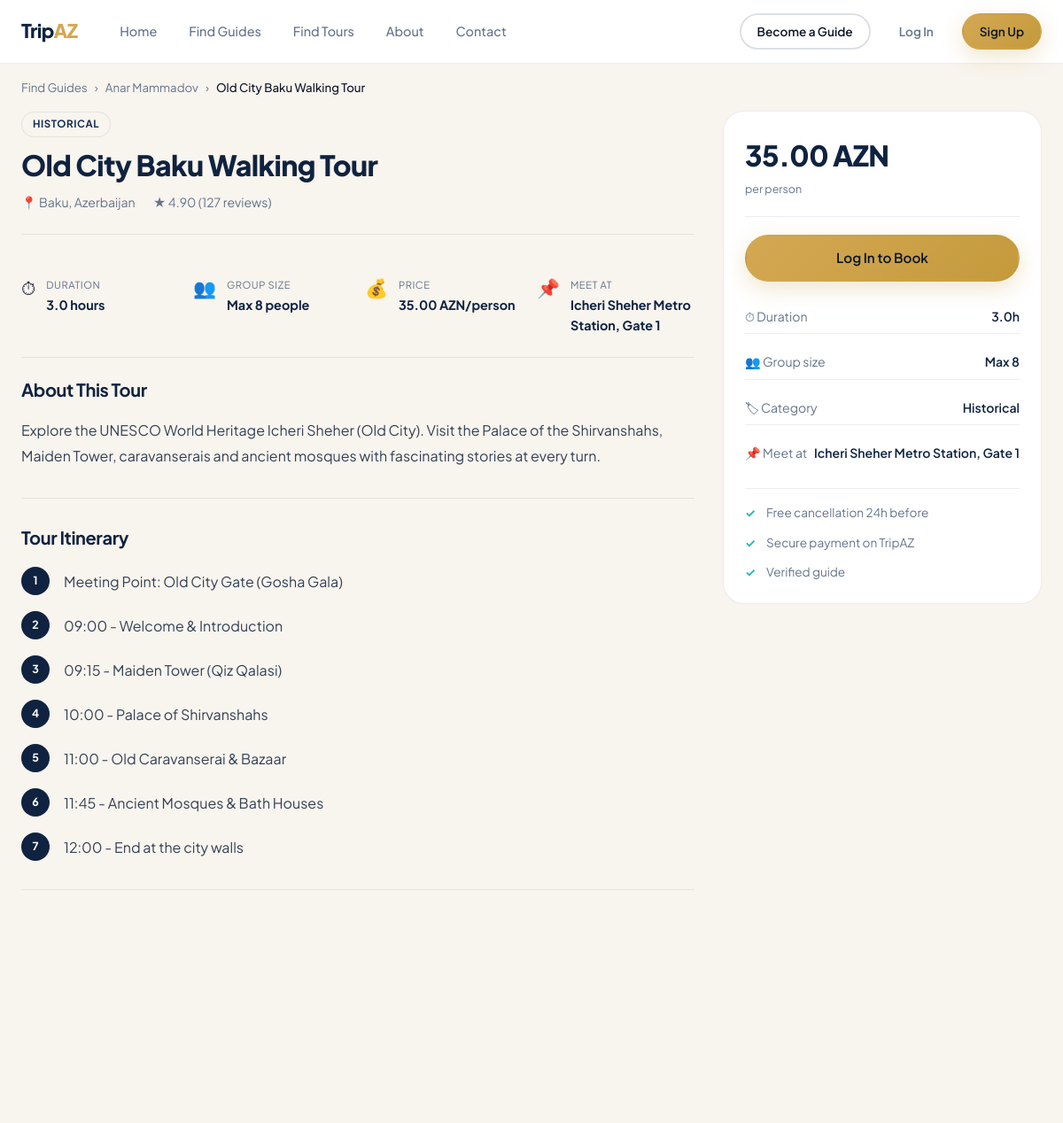
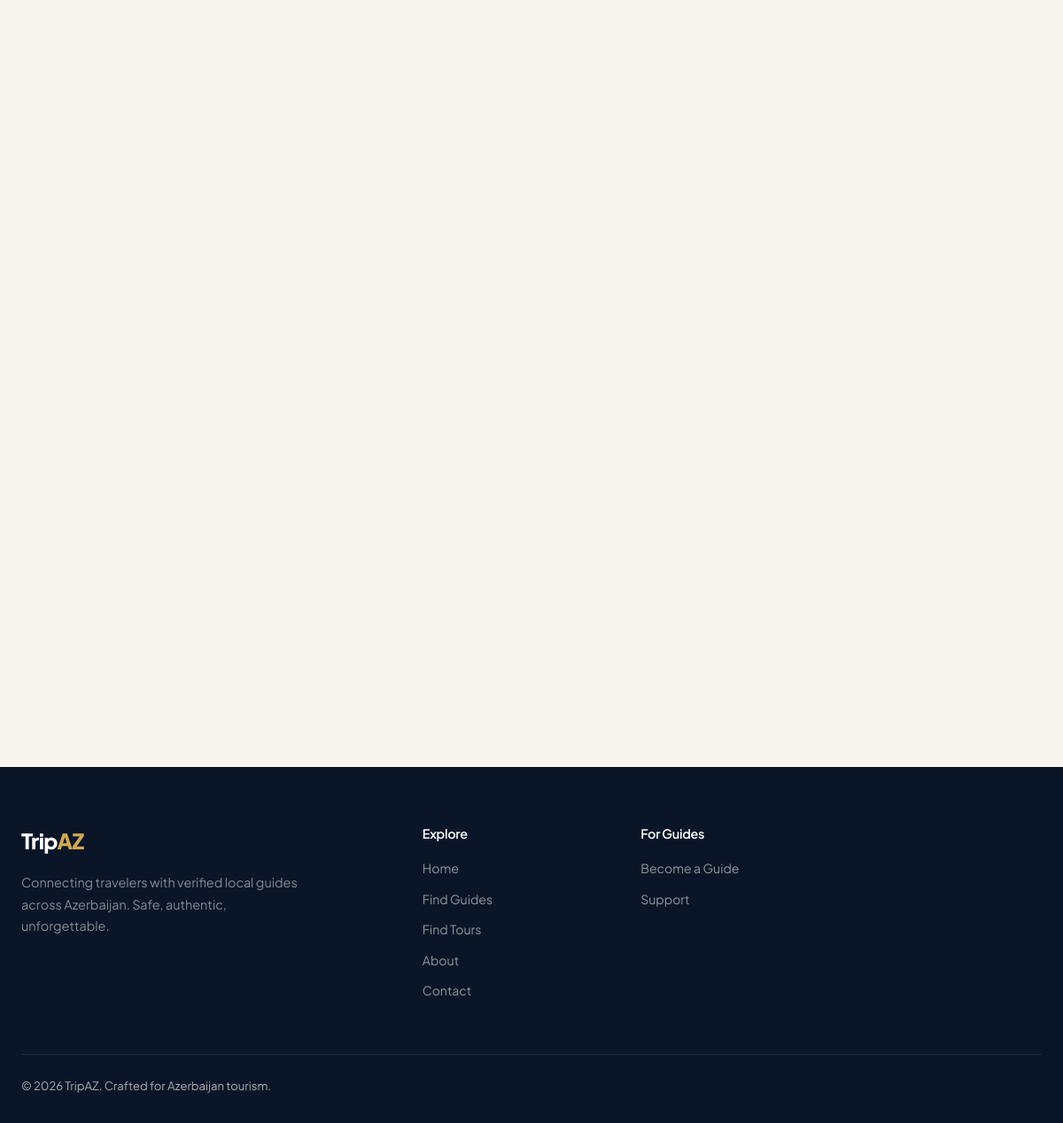
/guides/tours/1/, run on the app's committed database (2 pictures, top to bottom).
### apps/guides/models.py (models this page shows, shortened)
class GuideProfile(models.Model):
    STATUS_PENDING = 'pending'
    STATUS_APPROVED = 'approved'
    STATUS_REJECTED = 'rejected'
    VERIFICATION_CHOICES = [
        (STATUS_PENDING, 'Pending Review'),
        (STATUS_APPROVED, 'Approved'),
        (STATUS_REJECTED, 'Rejected'),
    ]
    LANGUAGE_CHOICES = [
        ('english', 'English'), ('russian', 'Russian'), ('azerbaijani', 'Azerbaijani'),
        ('turkish', 'Turkish'), ('german', 'German'), ('french', 'French'),
        ('arabic', 'Arabic'), ('chinese', 'Chinese'), ('spanish', 'Spanish'),
    ]
    CITY_CHOICES = [
        ('baku', 'Baku'), ('ganja', 'Ganja'), ('sheki', 'Sheki'),
        ('lankaran', 'Lankaran'), ('quba', 'Quba'), ('gabala', 'Gabala'),
        ('nakhchivan', 'Nakhchivan'), ('shamakhi', 'Shamakhi'), ('zagatala', 'Zagatala'),
    ]
    user = models.OneToOneField(settings.AUTH_USER_MODEL, on_delete=models.CASCADE, related_name='guide_profile')
    slug = models.SlugField(max_length=150, unique=True, blank=True)
    bio = models.TextField()
    tagline = models.CharField(max_length=200, blank=True)
    city = models.CharField(max_length=50, choices=CITY_CHOICES, default='baku')
    languages = models.CharField(max_length=300, default='english', help_text='Comma-separated languages')
    experience_years = models.PositiveIntegerField(default=1)
    license_number = models.CharField(max_length=100, blank=True)
    has_certificate = models.BooleanField(default=False)
    verification_status = models.CharField(max_length=20, choices=VERIFICATION_CHOICES, default=STATUS_PENDING)
    rejection_reason = models.TextField(blank=True)
    rating = models.DecimalField(max_digits=3, decimal_places=2, default=0.0,
                                  validators=[MinValueValidator(0), MaxValueValidator(5)])
    total_reviews = models.PositiveIntegerField(default=0)
    is_featured = models.BooleanField(default=False)
    cover_image = models.ImageField(upload_to='guides/covers/', blank=True, null=True)
    created_at = models.DateTimeField(auto_now_add=True)
    updated_at = models.DateTimeField(auto_now=True)
    class Meta:
        ordering = ['-is_featured', '-rating', '-created_at']
        indexes = [
            models.Index(fields=['verification_status']),
            models.Index(fields=['city']),
            models.Index(fields=['rating']),
            models.Index(fields=['slug']),
        ]

class Tour(models.Model):
    CATEGORY_CHOICES = [
        ('city', 'City Tour'),
        ('historical', 'Historical'),
        ('nature', 'Nature & Outdoors'),
        ('food', 'Food & Culture'),
        ('photography', 'Photography'),
        ('adventure', 'Adventure'),
        ('day_trip', 'Day Trip'),
    ]
    guide = models.ForeignKey(GuideProfile, on_delete=models.CASCADE, related_name='tours')
    title = models.CharField(max_length=200)
    slug = models.SlugField(max_length=220, unique=True, blank=True)
    description = models.TextField()
    category = models.CharField(max_length=30, choices=CATEGORY_CHOICES, default='city', blank=True)
    duration_hours = models.DecimalField(max_digits=4, decimal_places=1, default=3.0)
    max_people = models.PositiveIntegerField(default=10)
    price_per_person = models.DecimalField(max_digits=8, decimal_places=2)
    location = models.CharField(max_length=200, blank=True)
    itinerary = models.TextField(blank=True, help_text='Step-by-step tour program, one step per line')
    included = models.TextField(blank=True, help_text='What is included, one item per line')
    not_included = models.TextField(blank=True, help_text='What is not included, one item per line')
    meeting_point = models.CharField(max_length=200, blank=True)
    is_active = models.BooleanField(default=True)
    created_at = models.DateTimeField(auto_now_add=True)
    updated_at = models.DateTimeField(auto_now=True)
    class Meta:
        ordering = ['-created_at']
        indexes = [
            models.Index(fields=['guide', 'is_active']),
            models.Index(fields=['slug']),
        ]
    def get_itinerary_lines(self):
        return [line.strip() for line in self.itinerary.split('\n') if line.strip()]

### apps/accounts/models.py (models this page shows, shortened)
class User(AbstractUser):
    ROLE_TOURIST = 'tourist'
    ROLE_GUIDE = 'guide'
    ROLE_ADMIN = 'admin'
    ROLE_SUPPORT = 'support'
    ROLE_CHOICES = [
        (ROLE_TOURIST, 'Tourist'),
        (ROLE_GUIDE, 'Guide'),
        (ROLE_ADMIN, 'Admin'),
        (ROLE_SUPPORT, 'Support'),
    ]
    role = models.CharField(max_length=20, choices=ROLE_CHOICES, default=ROLE_TOURIST)
    phone = models.CharField(max_length=20, blank=True)
    avatar = models.ImageField(upload_to='avatars/', blank=True, null=True)
    is_banned = models.BooleanField(default=False)
    created_at = models.DateTimeField(auto_now_add=True)

### apps/guides/views.py (the view)
# urls.py: path('tours/<int:pk>/', views.tour_detail, name='tour_detail'),
def tour_detail(request, pk):
    tour = get_object_or_404(
        Tour.objects.select_related('guide__user').prefetch_related('images'),
        pk=pk, is_active=True
    )
    guide = tour.guide
    reviews = guide.reviews.filter(is_visible=True).select_related('tourist')[:6]
    other_tours = guide.tours.filter(is_active=True).exclude(pk=pk).prefetch_related('images')[:3]
    context = {
        'tour': tour,
        'guide': guide,
        'reviews': reviews,
        'other_tours': other_tours,
    }
    return render(request, 'guides/tour_detail.html', context)

### apps/core/context_processors.py (called while the page is built, shortened)
def notifications_processor(request):
    return {'unread_notifications': 0, 'recent_notifications': [], 'unread_messages': 0}

### templates/guides/tour_detail.html (shortened to what this page needs)
{% extends 'base.html' %}
{% load static %}
{% block content %}
<div class="container">
  <div class="td-breadcrumb">
    <a href="{% url 'guides:catalog' %}">Find Guides</a>
    <span>›</span>
    <a href="{% url 'guides:profile' guide.pk %}">{{ guide.user.get_full_name }}</a>
    <span>›</span>
    <span>{{ tour.title }}</span>
  </div>
  <div class="td-layout">
    <div class="td-main">
      <div class="td-header reveal">
        {% if tour.category %}
        <span class="tour-cat-badge">{{ tour.get_category_display }}</span>
        {% endif %}
        <h1 class="td-title">{{ tour.title }}</h1>
        <div class="td-meta">
          {% if tour.location %}
            <span>📍 {{ tour.location }}</span>
          {% else %}
            <span>📍 {{ guide.get_city_display }}, Azerbaijan</span>
          {% endif %}
          {% if guide.total_reviews > 0 %}
            <span>★ {{ guide.rating }} ({{ guide.total_reviews }} reviews)</span>
          {% else %}
            <span style="color:var(--text-muted);">New experience</span>
          {% endif %}
        </div>
      </div>
      <div class="td-highlights reveal">
        <div class="td-highlight">
          <span class="td-hl-icon">⏱</span>
          <div>
            <div class="td-hl-label">Duration</div>
            <div class="td-hl-value">{{ tour.duration_hours }} hours</div>
          </div>
        </div>
        <div class="td-highlight">
          <span class="td-hl-icon">👥</span>
          <div>
            <div class="td-hl-label">Group Size</div>
            <div class="td-hl-value">Max {{ tour.max_people }} people</div>
          </div>
        </div>
        <div class="td-highlight">
          <span class="td-hl-icon">💰</span>
          <div>
            <div class="td-hl-label">Price</div>
            <div class="td-hl-value">{{ tour.price_per_person }} AZN/person</div>
          </div>
        </div>
        {% if tour.meeting_point %}
        <div class="td-highlight">
          <span class="td-hl-icon">📌</span>
          <div>
            <div class="td-hl-label">Meet At</div>
            <div class="td-hl-value">{{ tour.meeting_point }}</div>
          </div>
        </div>
        {% endif %}
      </div>
      <div class="td-section reveal">
        <h2 class="td-section-title">About This Tour</h2>
        <p class="td-description">{{ tour.description }}</p>
      </div>
      {% if tour.itinerary %}
      <div class="td-section reveal">
        <h2 class="td-section-title">Tour Itinerary</h2>
        <div class="td-itinerary">
          {% for line in tour.get_itinerary_lines %}
          <div class="td-itinerary-step">
            <div class="td-step-dot">{{ forloop.counter }}</div>
            <div class="td-step-text">{{ line }}</div>
          </div>
          {% endfor %}
        </div>
      </div>
      {% endif %}
    </div>
    <div class="booking-widget">
      <div class="card reveal">
        <div class="card-body">
          <div class="bw-price-row" style="margin-bottom:var(--space-5);">
            <div>
              <div class="price-display">{{ tour.price_per_person }} AZN</div>
              <div class="price-label">per person</div>
            </div>
          </div>
          {% if user.is_authenticated %}
            <a href="{% url 'bookings:create' guide.pk %}?tour={{ tour.pk }}" class="btn btn-primary" style="width:100%;margin-bottom:10px;">
              Book This Tour
            </a>
            <a href="{% url 'chat:start' guide.user.pk %}" class="btn btn-outline" style="width:100%;margin-bottom:var(--space-5);">
              Ask the Guide
            </a>
          {% else %}
            <a href="{% url 'accounts:login' %}?next={{ request.path }}" class="btn btn-primary" style="width:100%;margin-bottom:var(--space-5);">
              Log In to Book
            </a>
          {% endif %}
          <div class="td-quick-facts">
            <div class="td-quick-fact"><span>⏱ Duration</span><strong>{{ tour.duration_hours }}h</strong></div>
            <div class="td-quick-fact"><span>👥 Group size</span><strong>Max {{ tour.max_people }}</strong></div>
            {% if tour.category %}
            <div class="td-quick-fact"><span>🏷 Category</span><strong>{{ tour.get_category_display }}</strong></div>
            {% endif %}
            {% if tour.meeting_point %}
            <div class="td-quick-fact"><span>📌 Meet at</span><strong>{{ tour.meeting_point }}</strong></div>
            {% endif %}
          </div>
          <ul class="trust-list" style="margin-top:var(--space-5);padding-top:var(--space-4);border-top:1px solid var(--border);">
            <li>Free cancellation 24h before</li>
            <li>Secure payment on TripAZ</li>
            <li>Verified guide</li>
          </ul>
        </div>
      </div>
    </div>
  </div>
</div>
{% endblock %}

### static/css/tokens.css (style rules this page uses)
:root { --navy-950: #060d18; --navy-900: #0a1628; --navy-800: #0f2340; --navy-700: #152d52; --navy-600: #1c3a66; --navy-500: #254d85; --sand-50: #fdfcfa; --sand-100: #f8f4ee; --sand-200: #efe8dc; --sand-300: #e0d5c4; --gold-300: #e8c97a; --gold-400: #d4a853; --gold-500: #c49a3c; --gold-600: #a67c2e; --teal-400: #3dd4cb; --teal-500: #2bb8b0; --teal-600: #229690; --success: #22c55e; --success-soft: #dcfce7; --danger: #ef4444; --danger-soft: #fee2e2; --warning: #f59e0b; --warning-soft: #fffbeb; --info: #3b82f6; --info-soft: #eff6ff; --primary: var(--navy-800); --primary-light: var(--navy-500); --accent: var(--gold-400); --accent-dark: var(--gold-600); --teal: var(--teal-500); --bg: var(--sand-100); --bg-elevated: #ffffff; --card-bg: #ffffff; --text: #0f172a; --text-secondary: #334155; --text-muted: #64748b; --text-inverse: #ffffff; --border: rgba(15, 35, 64, 0.08); --border-strong: rgba(15, 35, 64, 0.14); --glass-bg: rgba(255, 255, 255, 0.72); --glass-border: rgba(255, 255, 255, 0.35); --glass-blur: 20px; --shadow-xs: 0 1px 2px rgba(10, 22, 40, 0.04); --shadow-sm: 0 2px 8px rgba(10, 22, 40, 0.06); --shadow: 0 8px 24px rgba(10, 22, 40, 0.08); --shadow-md: 0 12px 40px rgba(10, 22, 40, 0.1); --shadow-lg: 0 24px 64px rgba(10, 22, 40, 0.14); --shadow-gold: 0 8px 24px rgba(196, 154, 60, 0.25); --shadow-navy: 0 12px 40px rgba(15, 35, 64, 0.2); --radius-xs: 6px; --radius-sm: 10px; --radius: 16px; --radius-lg: 24px; --radius-xl: 32px; --radius-full: 9999px; --space-1: 4px; --space-2: 8px; --space-3: 12px; --space-4: 16px; --space-5: 20px; --space-6: 24px; --space-8: 32px; --space-10: 40px; --space-12: 48px; --space-16: 64px; --space-20: 80px; --space-24: 96px; --font: 'Plus Jakarta Sans', 'Inter', system-ui, -apple-system, sans-serif; --font-display: 'Plus Jakarta Sans', var(--font); --ease-out: cubic-bezier(0.16, 1, 0.3, 1); --ease-spring: cubic-bezier(0.34, 1.56, 0.64, 1); --transition-fast: 150ms var(--ease-out); --transition: 250ms var(--ease-out); --transition-slow: 400ms var(--ease-out); --container-max: 1200px; --nav-height: 72px; --header-blur: 20px; }

### static/css/base.css (style rules this page uses)
*, *::before, *::after { box-sizing: border-box; margin: 0; padding: 0; }
html { scroll-behavior: smooth; -webkit-font-smoothing: antialiased; -moz-osx-font-smoothing: grayscale; }
body { font-family: var(--font); font-size: 16px; line-height: 1.6; color: var(--text); background: var(--bg); overflow-x: hidden; min-height: 100vh; display: flex; flex-direction: column; }
a { color: inherit; text-decoration: none; }
ul { list-style: none; }
h1, h2, h3, h4, h5, h6 { font-family: var(--font-display); color: var(--text); letter-spacing: -0.02em; }
h1 { font-size: clamp(2.25rem, 5vw, 3.75rem); font-weight: 800; line-height: 1.08; }
h2 { font-size: clamp(1.75rem, 3.5vw, 2.5rem); font-weight: 700; line-height: 1.15; }
p { color: var(--text-muted); }
.container { max-width: var(--container-max); margin: 0 auto; padding: 0 var(--space-6); }
.reveal { opacity: 0; transform: translateY(28px); transition: opacity 0.7s var(--ease-out), transform 0.7s var(--ease-out); }
.reveal.visible { opacity: 1; transform: translateY(0); }

### static/css/components.css (style rules this page uses)
.btn { display: inline-flex; align-items: center; justify-content: center; gap: var(--space-2); padding: 12px 28px; border-radius: var(--radius-full); font-weight: 600; font-size: 0.95rem; transition: var(--transition); border: 2px solid transparent; white-space: nowrap; cursor: pointer; }
.btn-primary { background: linear-gradient(135deg, var(--gold-400), var(--gold-500)); color: var(--navy-900); box-shadow: var(--shadow-gold); }
.card { background: var(--card-bg); border-radius: var(--radius-lg); border: 1px solid var(--border); overflow: hidden; transition: transform var(--transition), box-shadow var(--transition), border-color var(--transition); }
.card-body { padding: var(--space-6); }

### data on the page
GuideProfile: user.get_full_name "Anar Mammadov", city "Baku", rating "4.90", total_reviews "127"
Tour: title "Old City Baku Walking Tour", category "HISTORICAL", duration_hours "3.0", max_people "8", price_per_person "35.00", meeting_point "Icheri Sheher Metro Station, Gate 1", description "Explore the UNESCO World Heritage Icheri Sheher (Old City). Visit the Palace of the Shirvanshahs, Maiden Tower, caravanserais and ancient mosques with fascinating stories at every turn.", category "Historical"

### other printed values
{{ line }} "Meeting Point: Old City Gate (Gosha Gala)" "09:00 - Welcome & Introduction" "09:15 - Maiden Tower (Qiz Qalasi)" "10:00 - Palace of Shirvanshahs" "11:00 - Old Caravanserai & Bazaar" "11:45 - Ancient Mosques & Bath Houses" "12:00 - End at the city walls"
